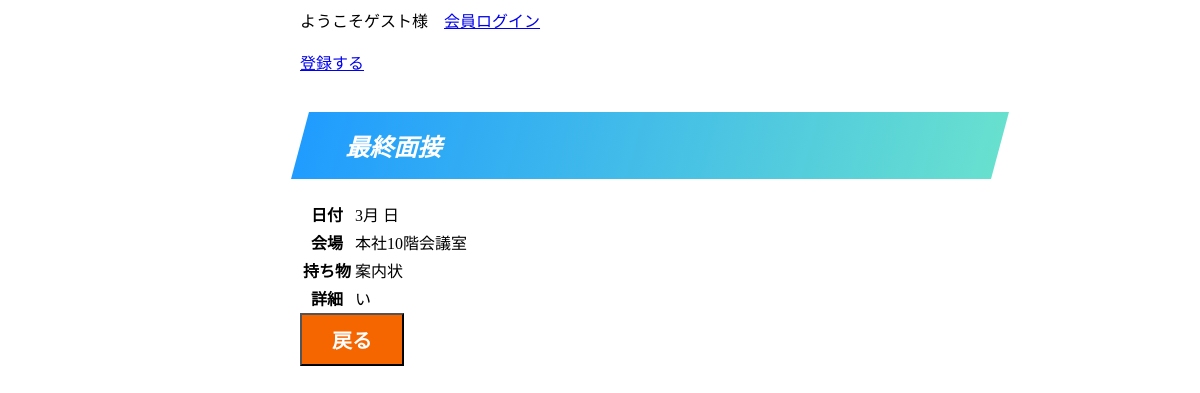
The app's page /shousai3.php, older data.
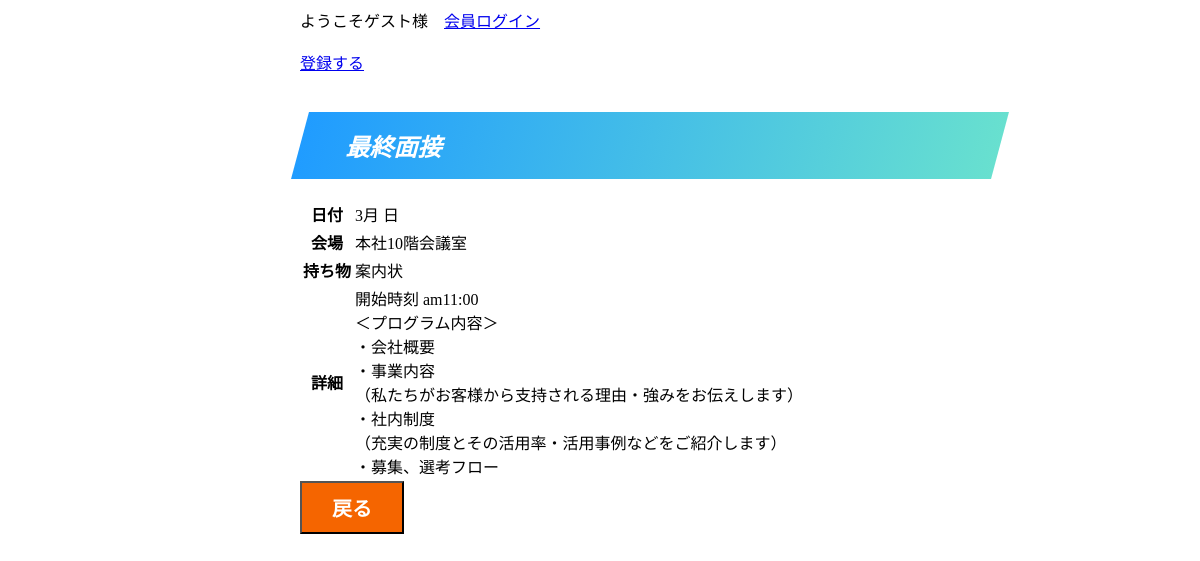
The same page, newer data.
### tables this page shows
CREATE TABLE `setumeikai` (
  `code` int(11) NOT NULL,
  `kaijou` varchar(30) NOT NULL,
  `motimono` varchar(100) NOT NULL,
  `shousai` varchar(300) NOT NULL,
  `syurui` varchar(30) NOT NULL
);

### shousai3.php (the view, shortened to what this page needs)
<div class="log">
<?php
if(isset($_SESSION['member_login'])==false)
{
	print 'ようこそゲスト様　';
	print '<a href="member_login.html">会員ログイン</a><br />';
	print '<br />';
}
else
{
	print 'ようこそ　';
	print $_SESSION['member_name'];
	print ' 様　';
	print '<a href="member_logout.php">ログアウト</a><br />';
	print '<br />';
}
?>
<!DOCTYPE html>
<html lang="ja">
<head>
    <link rel="stylesheet" href="./css/style.css">
</head>
<body>
<?php
try
{
$dsn='mysql:dbname=yoyaku;host=localhost;charset=utf8';
$user='root';
$password='';
$dbh=new PDO($dsn,$user,$password);
$dbh->setAttribute(PDO::ATTR_ERRMODE,PDO::ERRMODE_EXCEPTION);
$sql='SELECT code,kaijou,motimono,shousai FROM setumeikai limit 1 offset 2';
$stmt=$dbh->prepare($sql);
$stmt->execute();
$rec=$stmt->fetch(PDO::FETCH_ASSOC);
$path1= $_GET['aaa'];
$pro_code=$rec['code'];
$pro_kaijou=$rec['kaijou'];
$pro_motimono=$rec['motimono'];
$pro_shousai=$rec['shousai'];
print '<a href="in.php?procode='.$pro_code.'&day='.$path1.'">登録する</a><br /><br />';
}
catch (Exception $e)
{
  print 'ただいま障害により大変ご迷惑をお掛けしております。';
  exit();
}
?>
    <h2>最終面接</h2>
    <table>
        <tr>
            <th>日付</th>
            <td>
                3月
                <?php
                    $path1= $_GET['aaa'];
                    print "${path1}日";
                ?>
            </td>
</tr>
<tr>
    <th>会場</th>
    <td>
        <?php
            print $pro_kaijou;
        ?>
    </td>
</tr>
<tr>
    <th>持ち物</th>
    <td>
        <?php
        print $pro_motimono;
        ?>
    </td>
</tr>
<tr>
    <th>詳細</th>
    <td>
    <?php
        print $pro_shousai;
    ?>
    </td>
</tr>
    </table>
    <form>
    <input type="button" class="btn-square" onclick="history.back()" value="戻る">
    </form>
</body>
</html>

Row changes from the older to the newer data that the page shows:
changed setumeikai "本社10階会議室": shousai "い" → "開始時刻 am11:00 ＜プログラム内容＞ ・会社概要 ・事業内容 （私たちがお客様から支持される理由・強みをお伝えします） ・社内制度 （充実の制度とその活用率・活用事例などをご紹介します） ・募集、選考フロー"
